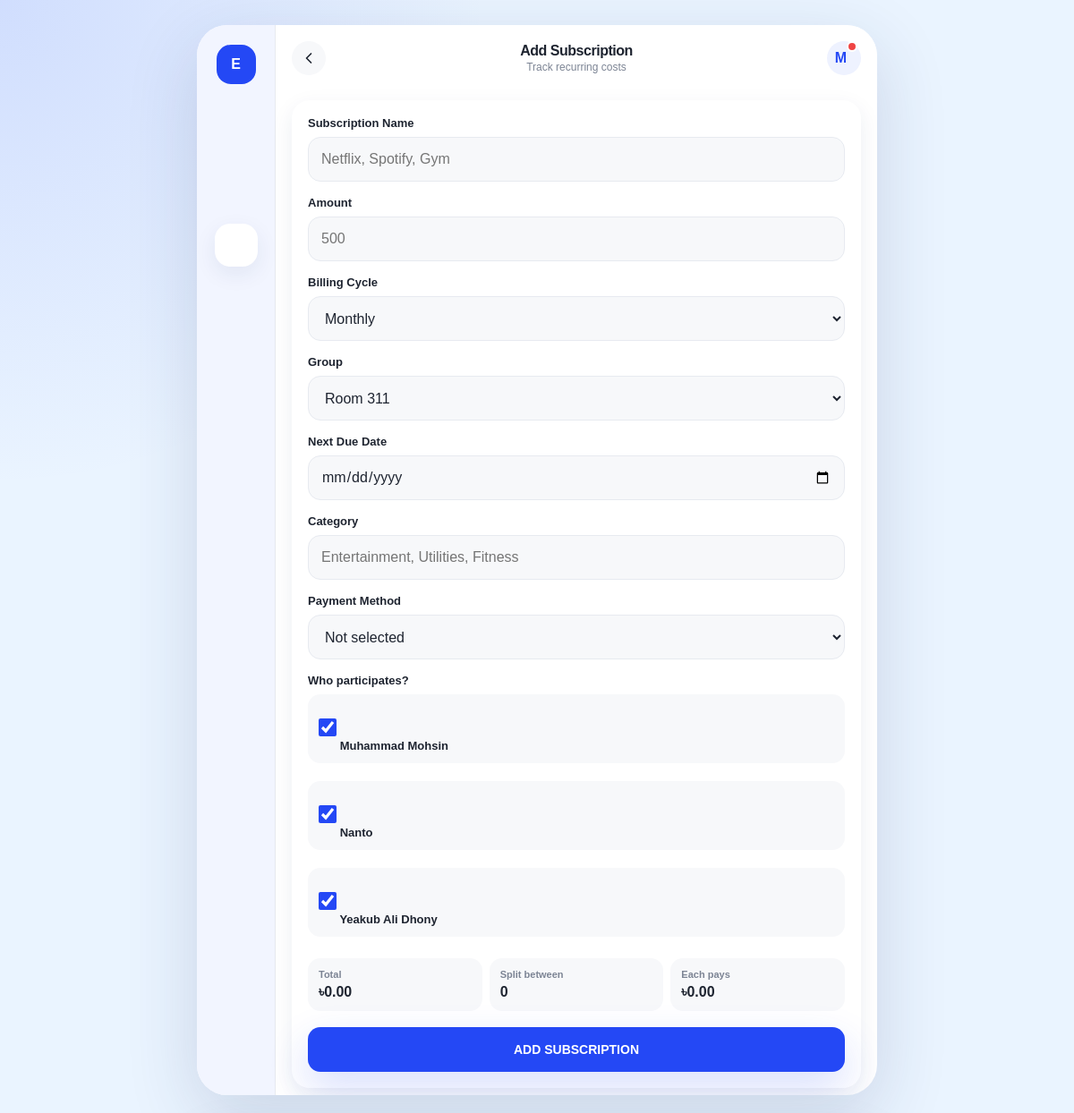
The page /subscriptions/add.php?group_id=5 (signed in) on the database its author committed.
### tables this page shows
CREATE TABLE `users` (
  `user_id` int(11) NOT NULL,
  `name` varchar(100) NOT NULL,
  `email` varchar(255) NOT NULL,
  `password_hash` varchar(255) NOT NULL,
  `phone_no` varchar(20) DEFAULT NULL,
  `created_at` timestamp NOT NULL DEFAULT current_timestamp()
);

### subscriptions/add.php (the view, shortened to what this page needs)
<?php
require_once "../config/database.php";
$user_id = (int) $_SESSION["user_id"];
$selected_group_id = (int) ($_GET["group_id"] ?? $_POST["group_id"] ?? 0);
$stmt = $conn->prepare("
    SELECT g.group_id, g.group_name
    FROM groups g
    INNER JOIN group_members gm ON g.group_id = gm.group_id
    WHERE gm.user_id = ?
    ORDER BY g.group_name
");
$stmt->bind_param("i", $user_id);
$stmt->execute();
$groups = $stmt->get_result();
$members = [];
if ($selected_group_id > 0) {
    $stmt = $conn->prepare("
        SELECT u.user_id, u.name
        FROM group_members gm
        INNER JOIN users u ON gm.user_id = u.user_id
        WHERE gm.group_id = ?
        ORDER BY u.name
    ");
    $stmt->bind_param("i", $selected_group_id);
    $stmt->execute();
    $members = $stmt->get_result()->fetch_all(MYSQLI_ASSOC);
}
include "../includes/header.php";
?>
<form class="form-card" method="POST">
    <div class="form-group"><label for="name">Subscription Name</label><input id="name" name="name" type="text" value="<?= htmlspecialchars($_POST["name"] ?? "") ?>" placeholder="Netflix, Spotify, Gym" required></div>
    <div class="form-group"><label for="amount">Amount</label><input id="amount" name="amount" type="number" min="0.01" step="0.01" value="<?= htmlspecialchars($_POST["amount"] ?? "") ?>" placeholder="500" required></div>
    <div class="form-group">
        <label for="billing_cycle">Billing Cycle</label>
        <?php $selected_cycle = $_POST["billing_cycle"] ?? "monthly"; ?>
        <select id="billing_cycle" name="billing_cycle">
            <option value="monthly" <?= $selected_cycle === "monthly" ? "selected" : "" ?>>Monthly</option>
        </select>
    </div>
    <div class="form-group">
        <label for="group_id">Group</label>
        <select id="group_id" name="group_id" onchange="window.location='add.php' + (this.value ? '?group_id=' + this.value : '')">
            <?php while ($group = $groups->fetch_assoc()): ?>
                <option value="<?= (int) $group["group_id"] ?>" <?= $selected_group_id === (int) $group["group_id"] ? "selected" : "" ?>><?= htmlspecialchars($group["group_name"]) ?></option>
            <?php endwhile; ?>
        </select>
    </div>
    <div class="form-group"><label for="next_due_date">Next Due Date</label><input id="next_due_date" name="next_due_date" type="date" value="<?= htmlspecialchars($_POST["next_due_date"] ?? "") ?>"></div>
    <div class="form-group"><label for="category">Category</label><input id="category" name="category" type="text" value="<?= htmlspecialchars($_POST["category"] ?? "") ?>" placeholder="Entertainment, Utilities, Fitness"></div>
    <div class="form-group">
        <label for="payment_method_id">Payment Method</label>
        <select id="payment_method_id" name="payment_method_id">
            <option value="0">Not selected</option>
        </select>
    </div>
    <div class="form-group">
        <label>Who participates?</label>
        <div class="card-list">
            <?php if ($selected_group_id > 0 && count($members) > 0): ?>
                <?php foreach ($members as $member): ?>
                    <?php $posted_participants = array_map("intval", $_POST["participants"] ?? []); ?>
                    <label class="participant-row"><input type="checkbox" name="participants[]" value="<?= (int) $member["user_id"] ?>" data-split-participant <?= count($posted_participants) === 0 || in_array((int) $member["user_id"], $posted_participants, true) ? "checked" : "" ?>> <?= htmlspecialchars($member["name"]) ?></label>
                <?php endforeach; ?>
            <?php else: ?>
                <label class="participant-row"><input type="checkbox" name="participants[]" value="<?= (int) $user_id ?>" data-split-participant checked> <?= htmlspecialchars($_SESSION["user_name"] ?? "You") ?></label>
            <?php endif; ?>
        </div>
    </div>
    <div class="split-preview">
        <div class="stat-pill"><span>Total</span><strong data-split-total>৳0.00</strong></div>
        <div class="stat-pill"><span>Split between</span><strong data-split-count>0</strong></div>
        <div class="stat-pill"><span>Each pays</span><strong data-split-each>৳0.00</strong></div>
    </div>
    <br>
    <button class="primary-button full-width" type="submit">ADD SUBSCRIPTION</button>
</form>
<?php include "../includes/footer.php"; ?>

### css/style.css (style rules this page uses)
:root { --primary: #2448f5; --primary-dark: #1939d6; --primary-light: #eef2ff; --background: #ffffff; --surface: #f7f8fa; --surface-blue: #f2f5ff; --text-primary: #1e2430; --text-secondary: #7c8494; --text-muted: #a7aebb; --border: #e7eaf0; --success: #22c55e; --warning: #f59e0b; --danger: #ef4444; --shadow: 0 8px 25px rgba(30, 50, 100, 0.08); --shadow-strong: 0 18px 45px rgba(36, 72, 245, 0.18); --radius-sm: 8px; --radius-md: 14px; --radius-lg: 20px; --radius-xl: 28px; --app-width: 460px; }
* { box-sizing: border-box; margin: 0; padding: 0; }
html { scroll-behavior: smooth; }
body { min-height: 100vh; background: radial-gradient(circle at top left, rgba(36, 72, 245, 0.13), transparent 34rem), #eaf4ff; color: var(--text-primary); font-family: "Trebuchet MS", Arial, Helvetica, sans-serif; }
button, input, select, textarea { font: inherit; }
button { cursor: pointer; }
.card, .summary-card, .mini-card, .form-card, .transaction-row, .group-card, .user-row, .notification-card, .payment-card { border-radius: var(--radius-lg); background: white; box-shadow: var(--shadow); }
.card-list { display: grid; gap: 12px; }
.stat-pill { padding: 12px; border-radius: var(--radius-md); background: var(--surface); }
.stat-pill span { display: block; color: var(--text-secondary); font-size: 11px; font-weight: 800; }
.stat-pill strong { display: block; margin-top: 5px; font-variant-numeric: tabular-nums; }
.form-card { padding: 18px; }
.form-group { margin-bottom: 16px; }
.form-group label { display: block; margin-bottom: 8px; font-size: 13px; font-weight: 800; }
.form-group input, .form-group select, .form-group textarea { width: 100%; min-height: 50px; padding: 13px 14px; border: 1px solid var(--border); border-radius: var(--radius-md); outline: none; background: var(--surface); color: var(--text-primary); font-size: 16px; }
.btn, .primary-button, .secondary-button, .danger-button { display: inline-flex; min-height: 50px; align-items: center; justify-content: center; gap: 8px; padding: 0 18px; border: 0; border-radius: var(--radius-md); font-size: 14px; font-weight: 900; transition: transform 180ms ease, box-shadow 180ms ease, background 180ms ease; }
.primary-button, .btn-primary { background: var(--primary); color: white; box-shadow: var(--shadow-strong); }
.full-width { width: 100%; }
.participant-row { display: flex; align-items: center; gap: 12px; padding: 12px; border-radius: var(--radius-md); background: var(--surface); font-weight: 800; }
.participant-row input { width: 20px; height: 20px; accent-color: var(--primary); }
.split-preview { display: grid; grid-template-columns: repeat(3, 1fr); gap: 8px; margin-top: 10px; }
@media (min-width: 900px) { body { padding: 28px 0; } }

### rows shown on the page
users: name "Muhammad Mohsin"
users: name "Nanto"
users: name "Yeakub Ali Dhony"

### other values the page prints
$pageTitle "Add Subscription"
$pageSubtitle "Track recurring costs"
$userInitial "M"
form field group_id "Room 311"
